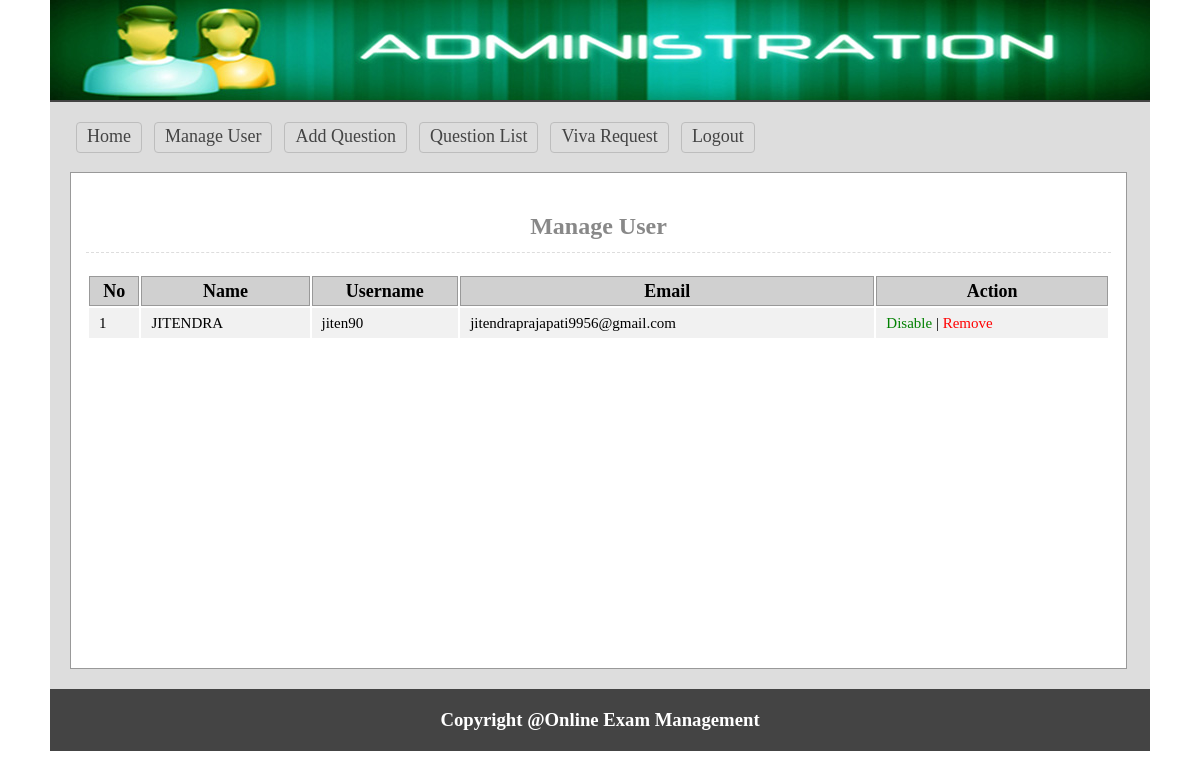
The app's page /admin/users.php (signed in) with its own data.
### tables this page shows
CREATE TABLE `tbl_user` (
  `userId` int(11) NOT NULL,
  `name` varchar(50) NOT NULL,
  `username` varchar(30) NOT NULL,
  `password` varchar(32) NOT NULL,
  `email` varchar(255) NOT NULL,
  `status` int(11) NOT NULL DEFAULT 0
);

### lib/Database.php (called while the page is built, shortened)
<?php
Class Database{
	public $host   = DB_HOST;
	public $user   = DB_USER;
	public $pass   = DB_PASS;
	public $dbname = DB_NAME;
	public $link;
	private function connectDB(){
	$this->link = new mysqli($this->host, $this->user, $this->pass, $this->dbname);
 }
	public function select($query){
		$result = $this->link->query($query) or die($this->link->error.__LINE__);
		if($result->num_rows > 0){
			return $result;
		} else {
			return false;
		}
	}
}

### classes/User.php (called while the page is built, shortened)
<?php
$filepath = realpath(dirname(__FILE__));
include_once ($filepath.'/../lib/Database.php');
class User{
    private $db;
    public function __construct(){
        $this->db = new Database();
    }
    public function getAllUser(){
        $query = "SELECT * FROM tbl_user ORDER BY userId DESC";
        $result = $this->db->select($query);
        return $result;
    }
}
?>

### admin/users.php (the view, shortened to what this page needs)
<?php
$filepath = realpath(dirname(__FILE__));
include_once ($filepath.'/inc/header.php');
include_once ($filepath.'/../classes/User.php');
$usr = new User();
?>
    <div class="main">
      <h1 style="text-align: center; font-size: 24px">Manage User</h1>
        <div class="manageuser">
           <table class="tblone">
               <tr>
                 <th>No</th>
                 <th>Name</th>
                 <th>Username</th>
                 <th>Email</th>
                 <th>Action</th>
               </tr>
              <?php
                 $userData = $usr->getAllUser();
                 if($userData){
                     $i = 0;
                   while($result = $userData->fetch_assoc()){
                     $i++;
              ?>
               <tr>
                 <td>
                     <?php
                     if($result['status']=='1'){
                         echo "<span class='error'>".$i."</span>";
                     }else{
                         echo $i;
                     }
                     ?>
                 </td>
                 <td>
                     <?php
                     if($result['status']=='1'){
                         echo "<span class='error'>".$result['name']."</span>";
                     }else{
                         echo $result['name'];
                     }
                     ?>
                 </td>
                 <td><?php echo $result['username']; ?></td>
                 <td><?php echo $result['email']; ?></td>
                 <td >
                     <?php
                        if($result['status']=='0'){ ?>
                            <a style="color: green; text-decoration: none" onclick="return confirm('Are You Sure to Disable?')" href="?dis=<?php echo $result['userId']; ?>">Disable</a>
                     <?php } else{ ?>
                            <a style="color: blue; text-decoration: none" onclick="return confirm('Are You Sure to Enable?')" href="?ena=<?php echo $result['userId']; ?>">Enable</a>
                     <?php } ?>
                     | <a style="color: red; text-decoration: none" onclick="return confirm('Are You Sure to Remove?')" href="?del=<?php echo $result['userId']; ?>">Remove</a>
                 </td>
               </tr>
               <?php } } ?>
           </table>
       </div>
  </div>
<?php include 'inc/footer.php'; ?>

### admin/css/admin.css (style rules this page uses)
* { margin:0;padding:0;outline:none }
body { font-family:verdana }
.tblone { width:100%;border:1px solid #fff;margin:20px 0 }
.tblone td { font-size: 15px; padding: 5px 10px; }
table.tblone th { background-color: #d0d0d0; border: 1px solid #999; }
table.tblone tr:nth-child(2n+1) { background:#fff;height:30px; }
table.tblone tr:nth-child(2n) { background:#f1f1f1;height:30px; }
.tblone td a { color:#3399FF; }
.main { background: #fff none repeat scroll 0 0; border: 1px solid #999; margin-top: 15px; min-height: 465px; padding: 15px; width: 1025px; }
.main h1 { border-bottom: 1px dashed #ddd; color: #888; margin: 25px 0 5px; padding-bottom: 12px; }

### records on screen
tbl_user: name "JITENDRA", username "jiten90", email "jitendraprajapati9956@gmail.com"
